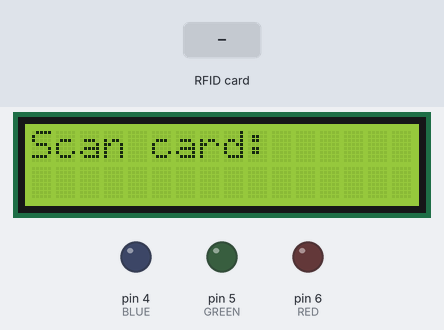
Recording of a sketch running on a simulated Arduino Mega 2560, built with avr-gcc and run on an emulated ATmega2560. Shown: 16×2 character LCD, output pins drawn as LEDs (lit = HIGH). Dashed ring = blinking. The inputs (shaded band) are chosen by the test bench. Pins used as bus, display or sensor lines are not drawn; what the sketch prints to the serial monitor is not drawn.

Above: at 1.3 s.
1.4 s: RFID card DE 7E 6D 17 held to the reader
At 1.8 s:
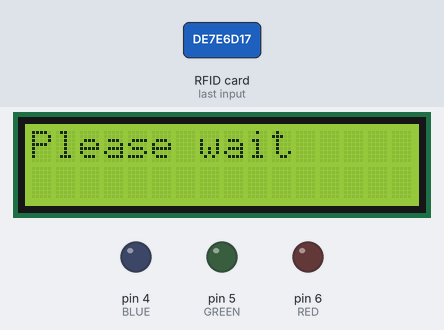
4.4 s: RFID card 5E 7A 19 C4 held to the reader
At 5.48 s:
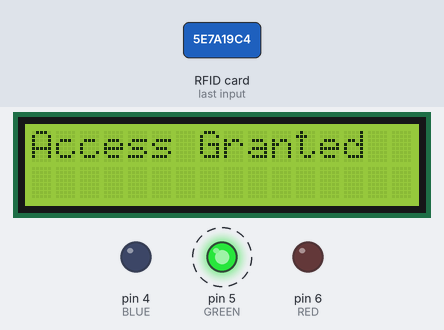
At 12.3 s:
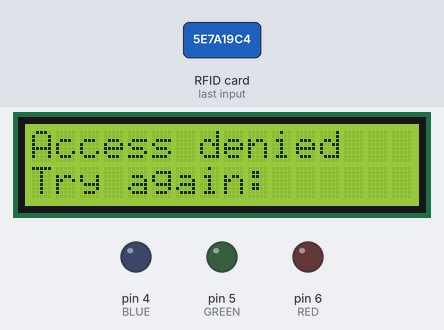
Timing chart, 0 to 13.2 s (numbered marks = the images above; inputs shaded):
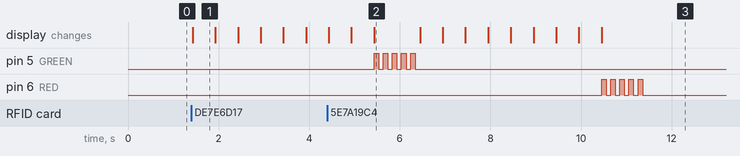

Measured:
- after the input at 1.4 s, the display: changes at once (image 1)
- after the input at 4.4 s, pin 6 (RED): alternates HIGH for 0.10 s and LOW for 0.10 s, 10 changes in all, then stays LOW, starting after 6.1 s
- by itself, pin 5 (GREEN): alternates HIGH for 0.10 s and LOW for 0.10 s, 10 changes in all, then stays LOW
- what the display in image 2 shows lasts 1.0 s, from 5.4 s to 6.4 s

The sketch:

rfidled.ino
```cpp
#include <SPI.h>
#include <MFRC522.h>
#include <LiquidCrystal.h>

// Define pin numbers for LEDs and RFID module
#define BLUE 4
#define GREEN 5
#define RED 6
#define SS_PIN 53
#define RST_PIN 3

// Create instances for the RFID reader and the LCD display
MFRC522 mfrc522(SS_PIN, RST_PIN);
LiquidCrystal lcd(8, 9, 10, 11, 12, 13);

void setup()
{
  // Set LED pins as outputs
  pinMode(RED, OUTPUT);
  pinMode(GREEN, OUTPUT);
  pinMode(BLUE, OUTPUT);
  // Initialize LEDs to be off
  digitalWrite(RED, LOW);
  digitalWrite(GREEN, LOW);
  digitalWrite(BLUE, LOW);

  // Initialize the LCD display with 16 columns and 2 rows
  lcd.begin(16, 2);
  lcd.print("Scan card:"); // Display initial message
  Serial.begin(9600); // Start serial communication at 9600 baud rate
  SPI.begin(); // Start SPI bus
  mfrc522.PCD_Init(); // Initialize the MFRC522 module
  Serial.println("Approximate your card to the reader...");
  Serial.println();
}

void loop()
{
  // Check if a new card is present
  if (!mfrc522.PICC_IsNewCardPresent())
  {
    return; // If no new card is present, return to the beginning of the loop
  }

  // Attempt to read the card's UID
  if (!mfrc522.PICC_ReadCardSerial())
  {
    return; // If the card's UID cannot be read, return to the beginning of the loop
  }

  // Print the card's UID to the serial monitor
  Serial.print("UID tag :");
  String content = "";
  for (byte i = 0; i < mfrc522.uid.size; i++)
  {
    // Print each byte of the UID in hexadecimal format
    Serial.print(mfrc522.uid.uidByte[i] < 0x10 ? " 0" : " ");
    Serial.print(mfrc522.uid.uidByte[i], HEX);
    content.concat(String(mfrc522.uid.uidByte[i] < 0x10 ? " 0" : " "));
    content.concat(String(mfrc522.uid.uidByte[i], HEX));
  }
  Serial.println();
  Serial.print("Message : ");
  content.toUpperCase(); // Convert the UID to uppercase

  // Clear the LCD display before showing a new message
  lcd.clear();
  pleaseWait();
  pleaseWait();

  // Check if the UID matches an authorized card
  if (content.substring(1) == "DE 7E 6D 17") // Change this UID to match your authorized card(s)
  {
    lcd.clear();
    lcd.print("Access Granted"); // Display access granted message
    Serial.println("Authorized access");
    // Flash the green LED to indicate authorized access
    for (int i = 0; i < 5; i++)
    {
      digitalWrite(GREEN, HIGH);
      delay(100);
      digitalWrite(GREEN, LOW);
      delay(100);
    }
  }
  else
  {
    lcd.clear();
    lcd.print("Access denied"); // Display access denied message
    lcd.setCursor(0, 1);
    lcd.print("Try again:");
    Serial.println("Access denied");
    // Flash the red LED to indicate denied access
    for (int i = 0; i < 5; i++)
    {
      digitalWrite(RED, HIGH);
      delay(100);
      digitalWrite(RED, LOW);
      delay(100);
    }
  }

  // Halt the card's communication and stop encryption
  mfrc522.PICC_HaltA();
  mfrc522.PCD_StopCrypto1();
}

// Display a "Please wait" message with a loading effect
void pleaseWait()
{
  lcd.clear();
  lcd.print("Please wait");
  delay(500);
  lcd.setCursor(0, 1);
  lcd.print(".");
  delay(500);
  lcd.print(".");
  delay(500);
  lcd.print(".");
  delay(500);
}
```
